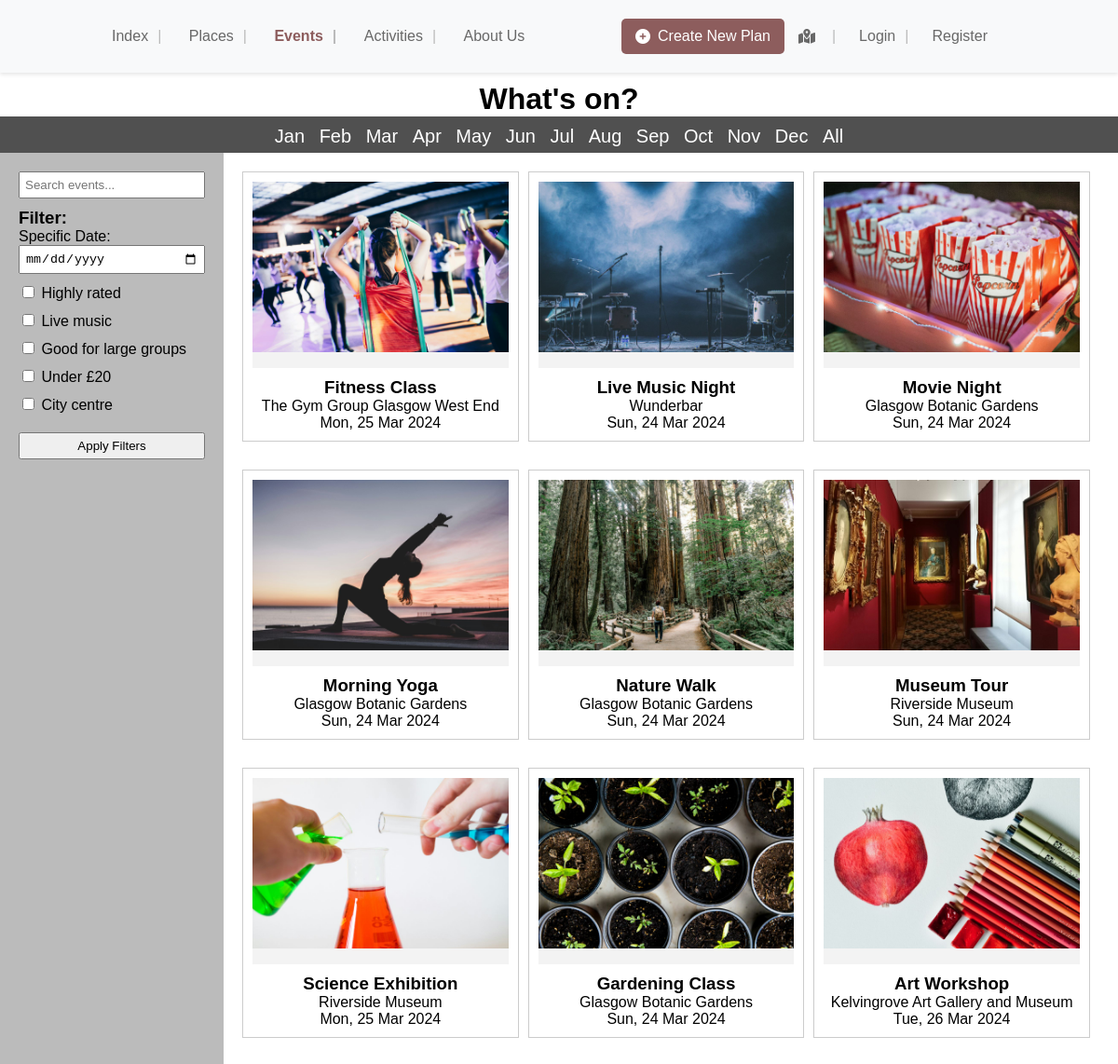
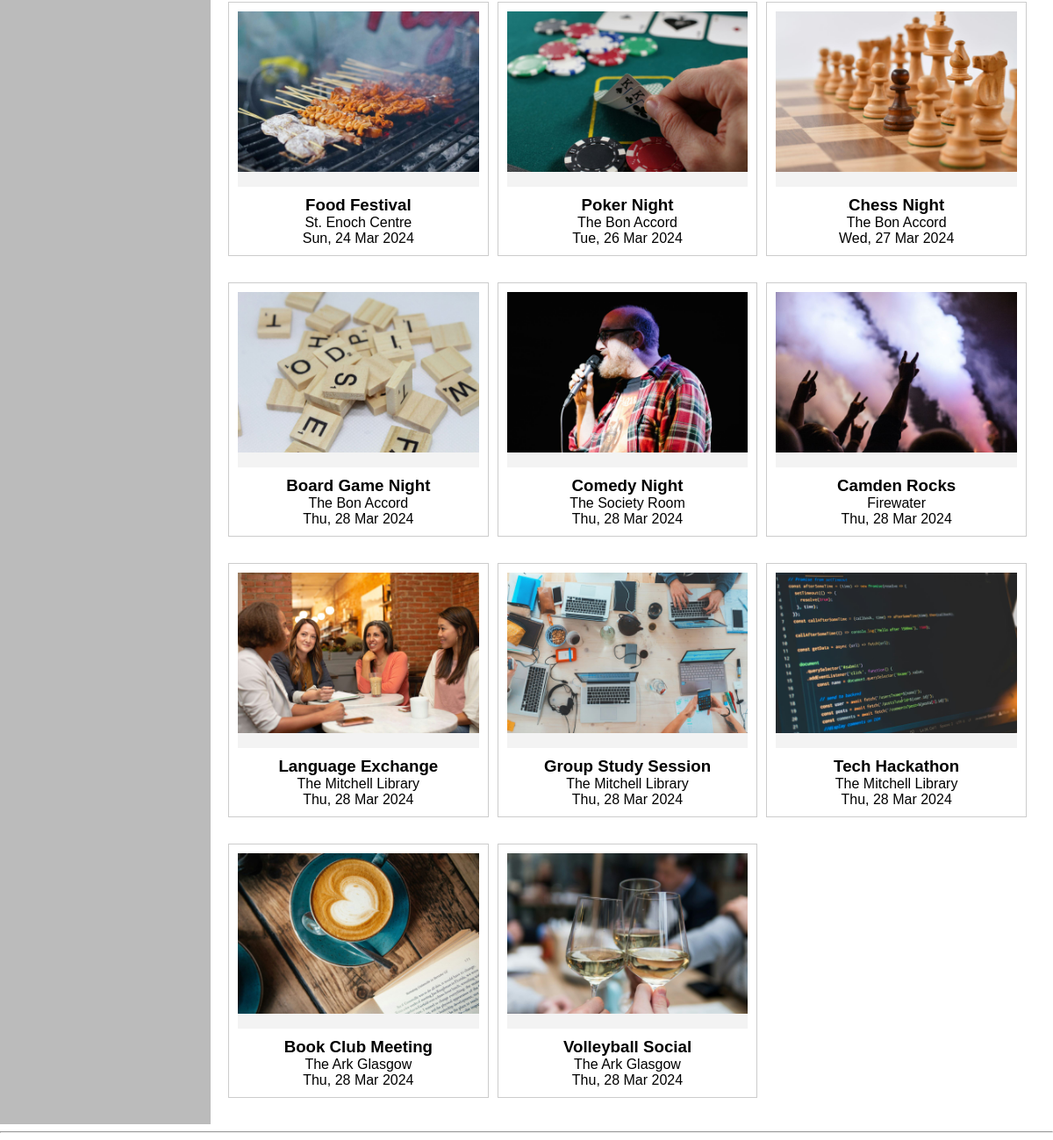
/app/events/, run on the app's committed database (2 pictures, top to bottom).
### app/models.py (models this page shows, shortened)
class Tag(models.Model):
    name = models.CharField(max_length=50)

class Event(models.Model):
    name = models.CharField(max_length=255, default='Default Event Name')
    date = models.DateField(default=timezone.now)
    title = models.CharField(max_length=100)
    description = models.TextField(blank=True)
    start_time = models.DateTimeField()
    end_time = models.DateTimeField()
    location = models.CharField(max_length=255)
    categories = models.ManyToManyField(Category)
    tags = models.ManyToManyField(Tag)
    img_ref = models.CharField(max_length=100, default="")

### app/views.py (the view)
# urls.py: path("events/", views.events, name="events"),
def events(request):
    all_events = Event.objects.all()
    tags = Tag.objects.all()
    month_names = [calendar.month_abbr[i] for i in range(1, 13)]
    month = request.GET.get('month')
    if month:
        month_number = month_names.index(month) + 1
        all_events = all_events.filter(date__month=month_number)
    img_dir = "images/events/"
    events = [{"id": event.id,"title": event.title, "image": img_dir+event.img_ref, "location": event.location, "date": event.start_time, "categories": event.categories.all(), "tags": event.tags.all()} for event in all_events]
    context = {
        'events': events,
        'month_names': month_names,
        'tags':tags,
    }
    return render(request, 'app/events.html', context)

### templates/app/events.html (shortened to what this page needs)
{% extends 'app/base.html' %}
{% load static %}
{% block additional_styles %}
<link rel="stylesheet" href="{% static 'styling/listings.css' %}">
{% endblock %}
{% block body_block %}
<h1>What's on?</h1>
<div class="grid-container">
  {% block topbar %}
    <div class="header">
      <ul class="inline">
        {% for month in month_names %}
        <li><a href="{% url 'app:events' %}?month={{ month }}">{{ month }}</a></li>
        {% endfor %}
        <li><a href="{% url 'app:events' %}">All</a></li>
      </ul>
    </div>
  {% endblock %}
  <div class="left" style="background-color:#bbb; padding: 20px;">
    <form action="#" method="get">
      <input type="search" name="q" placeholder="Search events..." aria-label="Search events" style="width: 100%; padding: 5px; margin-bottom: 10px;">
      <h3>Filter:</h3>
      <label for="specific-date" style="display: block;">Specific Date:</label>
      <input type="date" id="specific-date" name="date" style="width: 100%; padding: 5px; margin-bottom: 10px;">
      {% for tag in tags %}
        <div style="margin-bottom: 10px;">
          <input type="checkbox" id="tag_{{ tag.id }}" name="tags" value="{{ tag.id }}">
          <label for="tag_{{ tag.id }}">{{ tag.name }}</label>
        </div>
      {% endfor %}
      <input type="submit" value="Apply Filters" style="width: 100%; padding: 5px; margin-top: 10px;">
    </form>
  </div>
  <div class="right" style="padding: 20px;">
    <div class="event-cards" style="display: flex; flex-wrap: wrap; gap: 10px; justify-content: flex-start;">
      {% for event in events %}
      <div class="event-card" style="border: 1px solid #ccc; padding: 10px; flex: 0 0 calc(33.333% - 10px); box-sizing: border-box; margin-bottom: 10px;">
        <a href="{% url 'event_detail' event.id %}" style="text-decoration: none; color: inherit;">
          <div style="height: 200px; background-color: #f3f3f3; margin-bottom: 10px;">
            {% if event.image %}
              <img src="{% static event.image %}" alt="{{ event.title }}" style="max-height: 200px; width: 100%; object-fit: cover;">
            {% else %}
              <img src="{% static 'path/to/placeholder-image.jpg' %}" alt="No image available" style="max-height: 200px; width: 100%; object-fit: cover;">
            {% endif %}
          </div>
          <h3 style="margin: 0;">{{ event.title }}</h3>
          <p style="margin: 0;">{{ event.location }}</p>
          <p style="margin: 0;">{{ event.date|date:"D, d M Y" }}</p>
        </a>
      </div>
      {% empty %}
        <div style="width: 100%; text-align: center; padding: 20px;">No events found.</div>
      {% endfor %}
    </div>
  </div>
{% endblock %}

### app/static/styling/base.css (style rules this page uses)
body, h1, h2, h3, h4, h5, h6, p, ul, li, a { margin: 0; padding: 0; text-decoration: none; list-style: none; color: inherit; }
body { margin: 0; padding: 0; font-family: Arial, sans-serif; background-color: #fff; }
h1 { text-align: center; margin-top:10px; }

### app/static/styling/listings.css (style rules this page uses)
* { box-sizing: border-box; }
body { font-family: Arial, Helvetica, sans-serif; }
h1 { text-align: center; }
.inline { flex-wrap: wrap; display: inline; font-size: 20px; }
.inline li { display: inline; padding: 5px; }
.header { grid-column-start: span 5; background-color: #505050; color:#fff; padding: 5px; text-align: center; font-size: 25px; }
.grid-container { display: grid; overflow: auto; grid-template-columns: 1fr 4fr; gap:0; }
.left, .right { padding: 10px; margin: 0; }
.left { grid-column-start: 1; }
.right { grid-column-start: 2; text-align: center; }

### data on the page
Tag: name "Highly rated"
Tag: name "Live music"
Tag: name "Good for large groups"
Tag: name "Under £20"
Tag: name "City centre"
Event: title "Fitness Class", location "The Gym Group Glasgow West End", date "Mon, 25 Mar 2024"
Event: title "Live Music Night", location "Wunderbar", date "Sun, 24 Mar 2024"
Event: title "Movie Night", location "Glasgow Botanic Gardens", date "Sun, 24 Mar 2024"
Event: title "Morning Yoga", location "Glasgow Botanic Gardens", date "Sun, 24 Mar 2024"
Event: title "Nature Walk", location "Glasgow Botanic Gardens", date "Sun, 24 Mar 2024"
Event: title "Museum Tour", location "Riverside Museum", date "Sun, 24 Mar 2024"
Event: title "Science Exhibition", location "Riverside Museum", date "Mon, 25 Mar 2024"
Event: title "Gardening Class", location "Glasgow Botanic Gardens", date "Sun, 24 Mar 2024"
Event: title "Art Workshop", location "Kelvingrove Art Gallery and Museum", date "Tue, 26 Mar 2024"
Event: title "Food Festival", location "St. Enoch Centre", date "Sun, 24 Mar 2024"
Event: title "Poker Night", location "The Bon Accord", date "Tue, 26 Mar 2024"
Event: title "Chess Night", location "The Bon Accord", date "Wed, 27 Mar 2024"
Event: title "Board Game Night", location "The Bon Accord", date "Thu, 28 Mar 2024"
Event: title "Comedy Night", location "The Society Room", date "Thu, 28 Mar 2024"
Event: title "Camden Rocks", location "Firewater", date "Thu, 28 Mar 2024"
Event: title "Language Exchange", location "The Mitchell Library", date "Thu, 28 Mar 2024"
Event: title "Group Study Session", location "The Mitchell Library", date "Thu, 28 Mar 2024"
Event: title "Tech Hackathon", location "The Mitchell Library", date "Thu, 28 Mar 2024"
Event: title "Book Club Meeting", location "The Ark Glasgow", date "Thu, 28 Mar 2024"
Event: title "Volleyball Social", location "The Ark Glasgow", date "Thu, 28 Mar 2024"

### other printed values
{{ month }} "Jan" "Feb" "Mar" "Apr" "May" "Jun" "Jul" "Aug" "Sep" "Oct" "Nov" "Dec"
